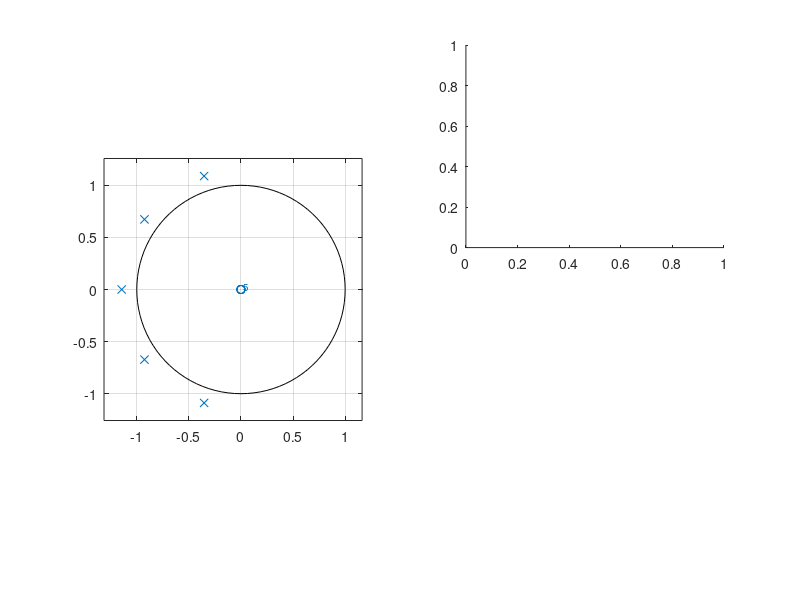

Here is the MATLAB script that generated this plot: (Note: this script raises an error after producing the figure.)
close all;
clear all;
clc;

Ap = 1;
As = 20;

fp = 1000; % Frequência de passagem (Hz)
fs = 2000; % Frequência de stopband (Hz)

wp = 2*pi*fp;
ws = 2*pi*fs; 

Ws = ws/wp;
Wp = wp/wp;

epson = sqrt(10^(0.1*Ap)-1);

n = (log10((10^(0.1*As) - 1)/(epson^2)))/(2*log10(Ws)); % Ordem do filtro
n = ceil(n); % Faz o arredondamento pra cima

k = 1:n;
p = (epson^(-1/n))*exp(1j*pi*((2.*k+n-1)/(2*n)));
D = poly(p);
N = D(end)

figure(1);
subplot(2,2,[1 3])
zplane(N,D);

subplot(2,2,2)
[h,w] = freqs(N ,D,10000);
semilogx(w, 20*log10(abs(h)))
grid on;

subplot(2,2,4)
semilogx(w, unwrap(angle(h))/pi)
grid on;